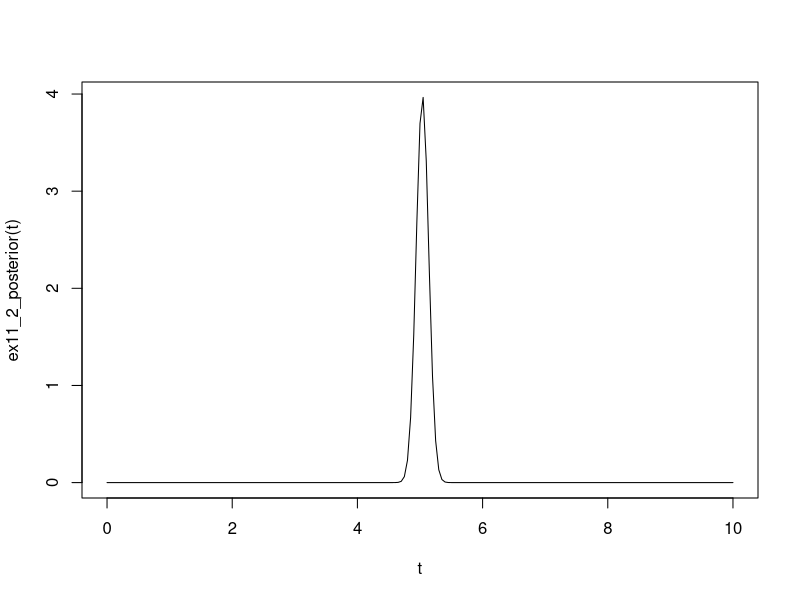
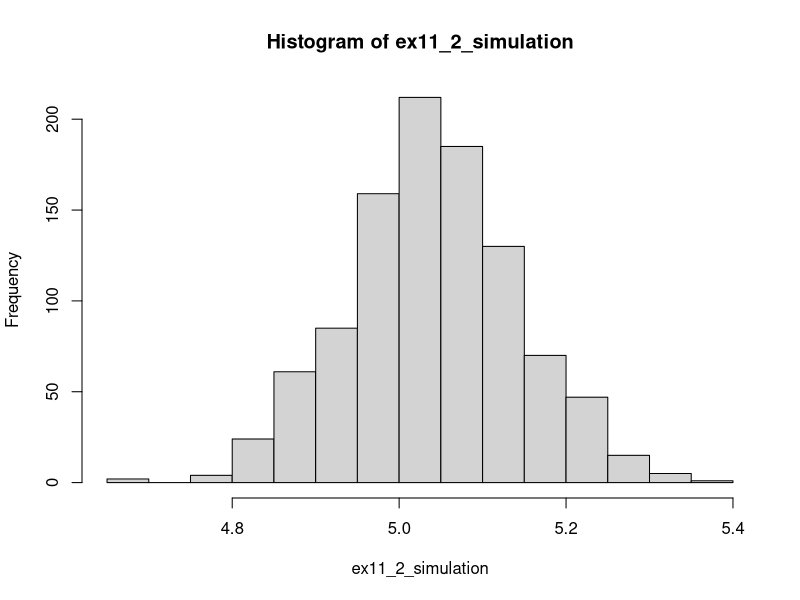
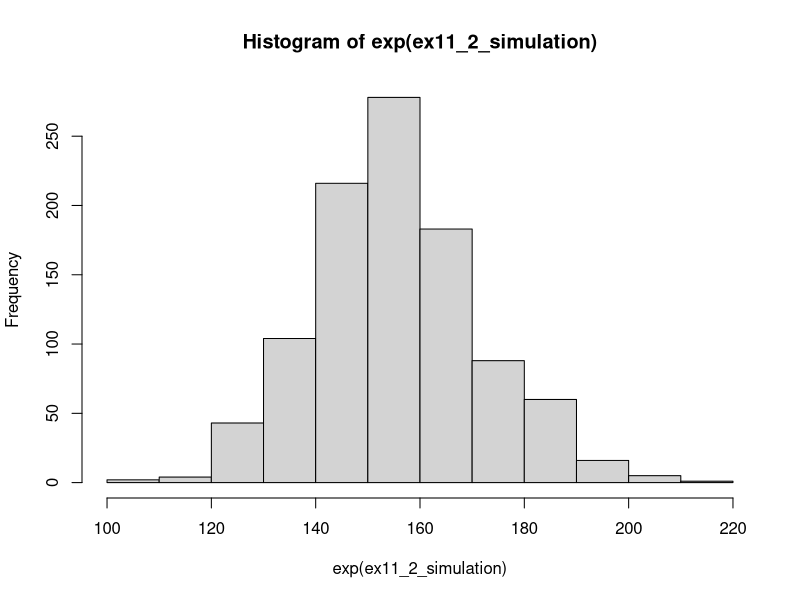
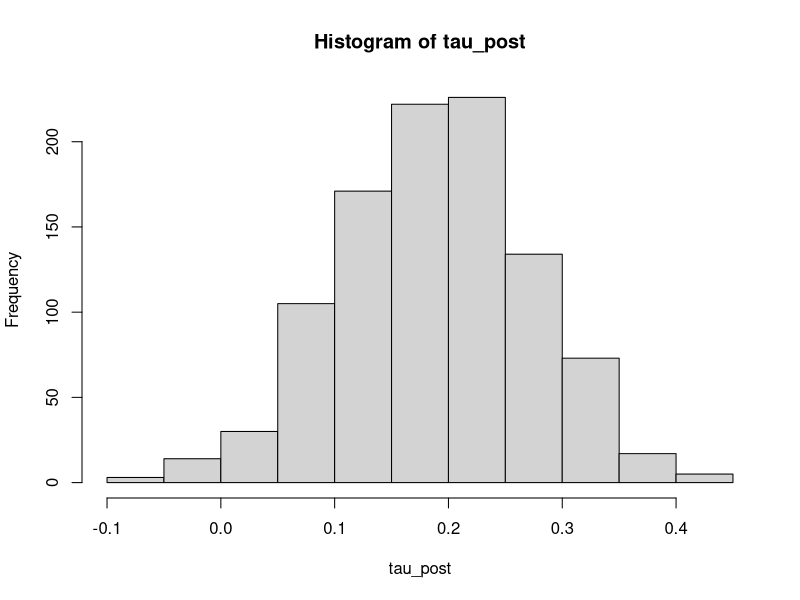
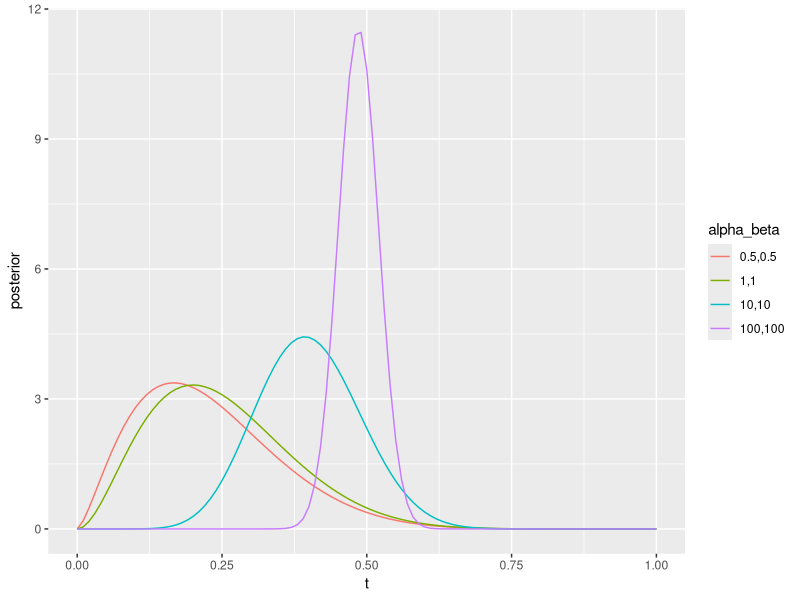

Write the R code that produced these figures, in order.
## Simulation (11.4)
param_range <- c(0,1)
prior <- function(x) 1
lhood <- function(x, p) dbinom(x, 1, p)


posterior <- function(x, data) {
    ans <- vector("double", length(x))
    for (i in seq_along(x)) {
        ans[i] <- prior(x[i]) * prod(lhood(data, x[i]))
    }
    ans
}


data <- c(1, 0, 0, 1, 0, 0, 1)

est_mean <- integrate(function (x) x*posterior(x, data), 0, 1)$value / integrate(function (x) posterior(x, data), 0, 1)$value

exact_mean <- (sum(data) + 1) / (length(data) + 2)

phi <- function(x) log(x / (1-x))

est_phi_mean <- integrate(function(x) phi(x) * posterior(x, data), 0, 1)$value /  integrate(function (x) posterior(x, data), 0, 1)$value


## This disagrees with Wasserman's answer in Example 11.3 because he dropped an exp(phi) from the numerator of the derivative.
exact_phi_dist <- function(x) dbeta(exp(x)/(1+exp(x)), sum(data) + 2, length(data) - sum(data) + 2)

exact_phi_mean <- integrate(function(x) x * exact_phi_dist(x), -100, 100)$value / integrate(exact_phi_dist, -100, 100)$value


## Ex 11.2
ex11_2 <- rnorm(100, 5, 1)

## Take f(mu) = 1 and find the posterior density.
ex11_2_posterior <- function(mu) {
    n <- length(ex11_2)
    xbar <- mean(ex11_2)
    sqrt(n/(2*pi)) * exp(-n/2*(mu - xbar)^2)
}

t <- seq(0, 10, by=0.05)
plot(t, ex11_2_posterior(t), 'l')

# Similar
ex11_2_simulation <- rnorm(1000, mean(ex11_2), 1/sqrt(length(ex11_2)))
hist(ex11_2_simulation)

# d) Find posterior density for exp(mu)

ex11_2_exp_density <- function(t) {
    ans <- vector("double", length(t))
    for (i in seq_along(t)) {
        ans[i] <- 1/ t[i] * prod(exp(-(ex11_2 - log(t[i]))^2 / 2))
    }
    ans
}

## Simulation
hist(exp(ex11_2_simulation))

# e-f) Test against simulation

ex2_mu <- 5
ex2_n <- 100
ex2_sample_size <- 10000

ex2_samples <- matrix(rnorm(ex2_sample_size * ex2_n, ex2_mu, 1), ncol = ex2_n)

# posterior interval
ex2_in_pi <- function(x, mu=ex2_mu, alpha=0.05) {
    centre <- mean(x)
    size <- qnorm(1 - alpha/2) / sqrt(length(x))
    # c(centre - size, centre+size)
    abs(centre - mu) < size
}


## 95.16%: This seems excellent
sum(apply(ex2_samples, 1, ex2_in_pi)) / ex2_sample_size

ex2_in_exp_ci <- function(x, mu=ex2_mu, alpha=0.05) {
    centre <- exp(mean(x))
    size <- qnorm(1 - alpha/2) * exp(mean(x)) / sqrt(length(x))
    # c(centre - size, centre+size)
    abs(centre - exp(mu)) < size
}

# 94.85%, acceptable as is approximate confidence interval
sum(apply(ex2_samples, 1, ex2_in_exp_ci)) / ex2_sample_size


# Ex 4b)
n1 <- 50
s1 <- 30
n2 <- 50
s2 <- 40

p1 <- s1/n1
p2 <- s2/n2

boot_size <- 1000
bootstrap1 <- rbinom(boot_size, n1, p1) / n1
bootstrap2 <- rbinom(boot_size, n2, p2) / n2

bootstrap_se <- sd(bootstrap2 - bootstrap1)

bootstrap_90ci <- c((p2 - p1) - qnorm(1 - 0.1/2) * bootstrap_se, (p2 - p1) + qnorm(1 - 0.1/2) * bootstrap_se)


# c) Use prior f(p1, p2) = 1. Use simulation to find posterior mean and 90% Posterior interval.

sim_size <- 1000
# Prior for each of p1 and p2 is Beta(1, 1) and they are indep
# Posterior is separately Beta(s + 1, n - s + 1)
sim_post1 <- rbeta(sim_size, s1 + 1, n1 - s1 + 1)
sim_post2 <- rbeta(sim_size, s2 + 1, n2 - s2 + 1)

tau_post <- sim_post2 - sim_post1
hist(tau_post)

# A little lower, but similar to the bootstrap
post_90ci <- quantile(tau_post, c(0.05, 0.95))


# d) Check: se = sqrt(1/(n1*p1*(1-p1)) + 1/(n2*p2*(1-p2)))
sqrt(1/(n1*p1*(1-p1)) + 1/(n2*p2*(1-p2)))
sd(log((bootstrap1)/(1-bootstrap1) / ((bootstrap2) / (1-bootstrap2))))

# e)

phi_post <- log((sim_post1) / (1-sim_post1) / ((sim_post2) / (1-sim_post2)))

# Bayesian mean
mean_phi  <- mean(phi_post)

# Very close to Frequentist approach
post_90ci_phi <- quantile(phi_post, c(0.05, 0.95))

# Ex 5
n <- 10
s <- 2


t <- seq(0, 1, 0.01)

alpha <- c(0.5, 1, 10, 100)
beta <- c(0.5, 1, 10, 100)

ex5_df <- data.frame(
    t = rep(t, length(alpha)),
    alpha = rep(alpha, each = length(t)),
    beta = rep(beta, each = length(t))
    )

ex5_df$posterior <- with(ex5_df, dbeta(t, alpha + s, beta + n - s))
ex5_df$alpha_beta <- with(ex5_df, paste(as.character(alpha), as.character(beta), sep=","))

# The stronger the prior the more evidence that is needed to overcome it
library(ggplot2)
ggplot(ex5_df, mapping=aes(x=t, y=posterior, group = alpha_beta, col=alpha_beta)) + geom_line()
